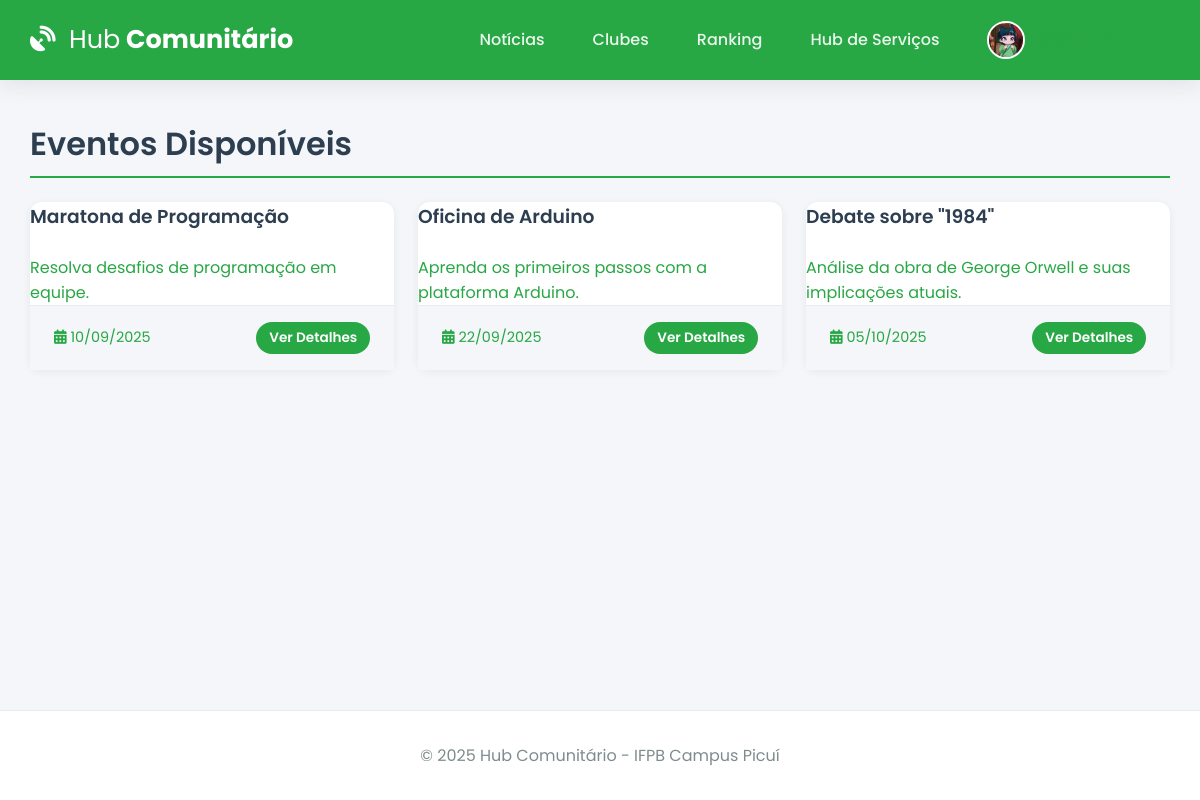
The page /eventos (signed in) on the database as committed earlier.
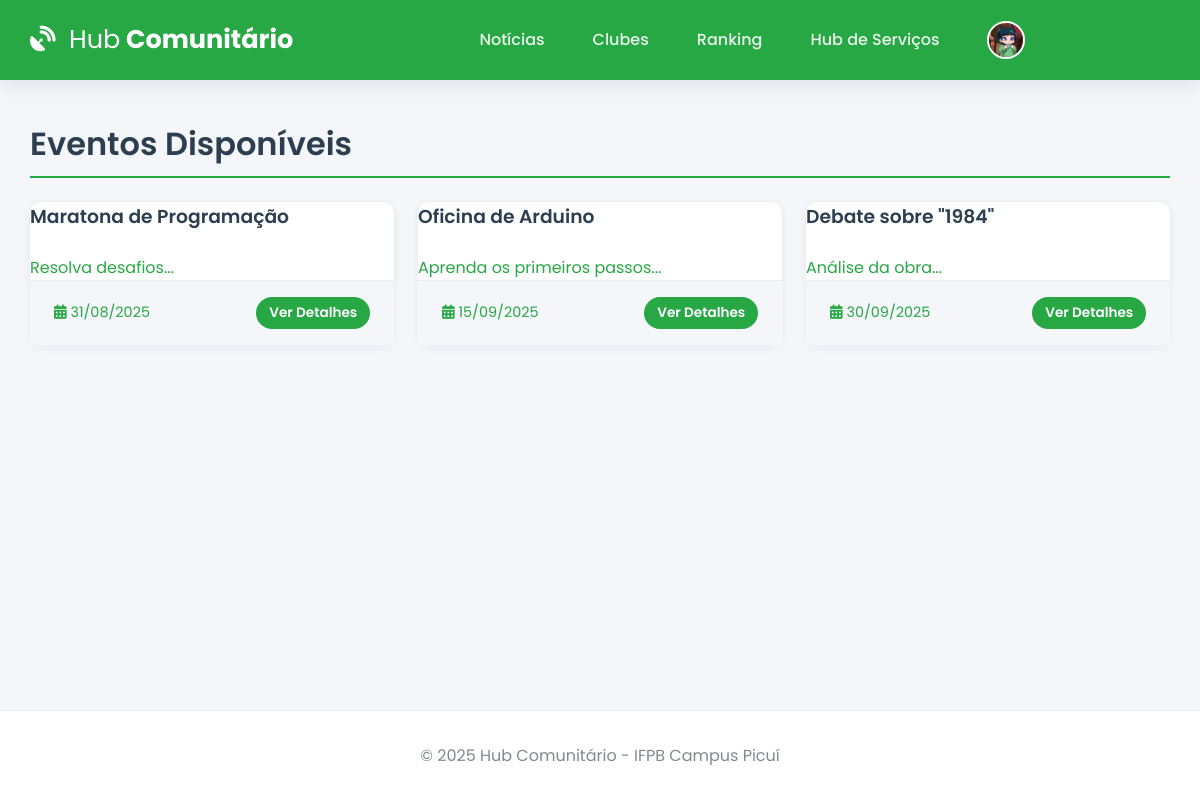
The same page on the database as committed later.
### tables this page shows
CREATE TABLE evento (
    id INTEGER PRIMARY KEY AUTOINCREMENT,
    titulo TEXT NOT NULL,
    descricao TEXT NOT NULL,
    vagas INTEGER NOT NULL,
    data_evento TEXT NOT NULL, -- Usamos TEXT para DATETIME para simplificar com SQLite
    clube_id INTEGER NOT NULL,
    FOREIGN KEY (clube_id) REFERENCES clube (id)
);

### app.py (the view)
@app.route('/eventos')
@login_required
def eventos():
    agora = datetime.now(timezone.utc).isoformat()
    todos_eventos = get_db().execute("SELECT * FROM evento WHERE data_evento >= ? ORDER BY data_evento ASC", (agora,)).fetchall()
    return render_template('eventos.html', eventos=todos_eventos)

### app.py (called while the page is built)
def get_db():
    if 'db' not in g:
        g.db = sqlite3.connect(app.config['DATABASE'], detect_types=sqlite3.PARSE_DECLTYPES)
        g.db.row_factory = sqlite3.Row
    return g.db

@app.context_processor
def inject_global_vars():
    return dict(g=g, current_year=datetime.now(timezone.utc).year, timedelta=timedelta)

@app.template_filter('format_date')
def format_date_filter(s):
    if not s: return ""
    try: return datetime.fromisoformat(s).strftime('%d/%m/%Y')
    except: return s

@app.before_request
def load_logged_in_user():
    user_id = session.get('user_id')
    g.user = get_db().execute('SELECT * FROM user WHERE id = ?', (user_id,)).fetchone() if user_id else None
    if user_id and g.user is None: session.clear()

def login_required(f):
    @wraps(f)
    def decorated_function(*args, **kwargs):
        if g.user is None:
            flash('Você precisa fazer login para acessar esta página.', 'warning')
            return redirect(url_for('login'))
        return f(*args, **kwargs)
    return decorated_function

### templates/eventos.html (shortened to what this page needs)
{% extends 'base.html' %}
{% block content %}
    <h1 class="page-header">Eventos Disponíveis</h1>
    <div class="course-grid">
        {% for evento in eventos %}
            {% include 'partials/evento_card.html' %}
        {% else %}
            <p>Nenhum evento disponível no momento.</p>
        {% endfor %}
    </div>
{% endblock %}

### templates/partials/evento_card.html
<a href="{{ url_for('detalhe_evento', evento_id=evento.id) }}" class="card-link">
    <div class="card course-card">
        <h3>{{ evento.titulo }}</h3>
        <p class="text-muted">{{ evento.descricao|truncate(120) }}</p>
        <div class="card-footer">
            <span><i class="fas fa-calendar-alt"></i> {{ evento.data_evento | format_date }}</span>
            <span class="vagas-badge">Ver Detalhes</span>
        </div>
    </div>
</a>

Rows that differ between the two databases and show on the page:
changed evento "Maratona de Programação": descricao "Resolva desafios de programação em equipe." → "Resolva desafios..."; data_evento "10/09/2025" → "31/08/2025"
changed evento "Oficina de Arduino": descricao "Aprenda os primeiros passos com a plataforma Arduino." → "Aprenda os primeiros passos..."; data_evento "22/09/2025" → "15/09/2025"
changed evento: descricao "Análise da obra de George Orwell e suas implicações atuais." → "Análise da obra..."; data_evento "05/10/2025" → "30/09/2025"
